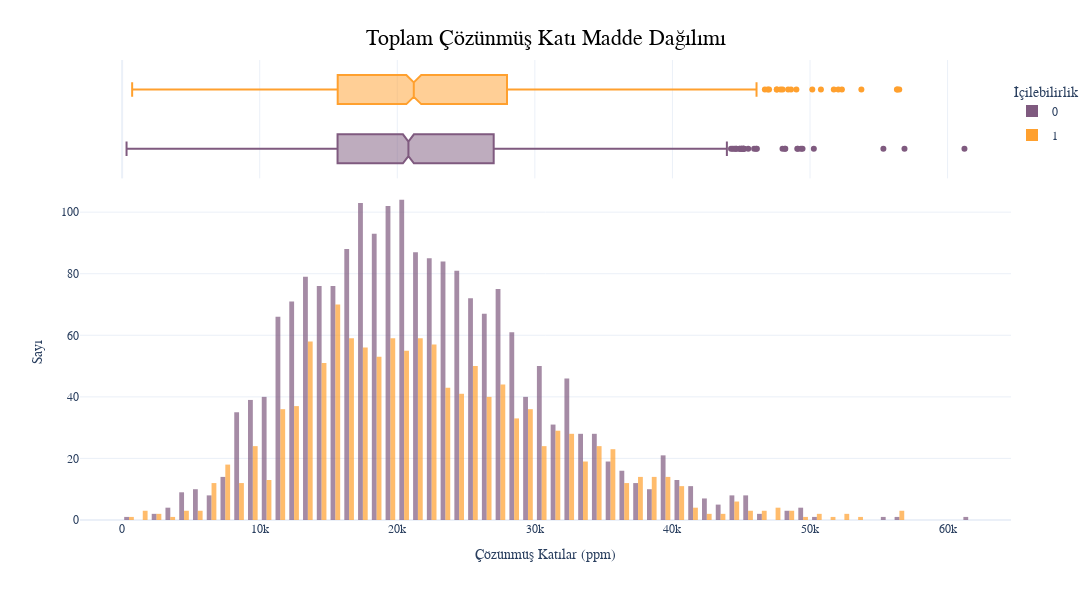

The notebook cell this image was saved under:
### Markdown cell above
**Toplam çözünmüş katı madde (solids)**, suyun içilebilirliğini etkileyen bir faktördür çünkü yüksek konsantrasyonlarda suyun tadı, kokusu ve sağlık riskleri üzerinde olumsuz etkileri olabilir.

### Code cell
fig = px.histogram(df,x='Toplam Çözünmüş Katı Madde',y=Counter(df['Toplam Çözünmüş Katı Madde']),color='İçilebilirlik',template='plotly_white',
                  marginal='box',opacity=0.7,nbins=100,color_discrete_sequence=[colors_purple[3],colors_orange[3]],
                  barmode='group',histfunc='count')

fig.update_layout(
    font_family='poppins',
    title=dict(text='Toplam Çözünmüş Katı Madde Dağılımı', x=0.5, y=0.95, font=dict(color='black', size=22)),
    xaxis_title_text='Çözünmüş Katılar (ppm)',
    yaxis_title_text='Sayı',
    legend=dict(x=1, y=0.96, bordercolor='black', borderwidth=0, tracegroupgap=5),
    bargap=0.3,
    height=600,
    width=1500
)
fig.show()

### Figure 1 — Plotly figure (JSON) as saved in the notebook; plotly's stock layout.template omitted (floating-point values rounded to 4 significant figures; data arrays with more than 128 entries replaced by an {"elided": "..."} marker saying what was removed)
{"data": [{"alignmentgroup": "True", "bingroup": "x", "histfunc": "count", "hovertemplate": "İçilebilirlik=0<br>Toplam Çözünmüş Katı Madde=%{x}<br>count=%{y}<extra></extra>", "legendgroup": "0", "marker": {"color": "#7F5A7F", "opacity": 0.7, "pattern": {"shape": ""}}, "name": "0", "nbinsx": 100, "offsetgroup": "0", "orientation": "v", "showlegend": true, "type": "histogram", "x": {"elided": "1998 float values"}, "xaxis": "x", "y": {"elided": "1998 int values"}, "yaxis": "y"}, {"alignmentgroup": "True", "hovertemplate": "İçilebilirlik=0<br>Toplam Çözünmüş Katı Madde=%{x}<extra></extra>", "legendgroup": "0", "marker": {"color": "#7F5A7F"}, "name": "0", "notched": true, "offsetgroup": "0", "showlegend": false, "type": "box", "x": {"elided": "1998 float values"}, "xaxis": "x2", "yaxis": "y2"}, {"alignmentgroup": "True", "bingroup": "x", "histfunc": "count", "hovertemplate": "İçilebilirlik=1<br>Toplam Çözünmüş Katı Madde=%{x}<br>count=%{y}<extra></extra>", "legendgroup": "1", "marker": {"color": "#FFA02E", "opacity": 0.7, "pattern": {"shape": ""}}, "name": "1", "nbinsx": 100, "offsetgroup": "1", "orientation": "v", "showlegend": true, "type": "histogram", "x": {"elided": "1278 float values"}, "xaxis": "x", "y": {"elided": "1278 int values"}, "yaxis": "y"}, {"alignmentgroup": "True", "hovertemplate": "İçilebilirlik=1<br>Toplam Çözünmüş Katı Madde=%{x}<extra></extra>", "legendgroup": "1", "marker": {"color": "#FFA02E"}, "name": "1", "notched": true, "offsetgroup": "1", "showlegend": false, "type": "box", "x": {"elided": "1278 float values"}, "xaxis": "x2", "yaxis": "y2"}], "layout": {"bargap": 0.3, "barmode": "group", "font": {"family": "poppins"}, "height": 600, "legend": {"bordercolor": "black", "borderwidth": 0, "title": {"text": "İçilebilirlik"}, "tracegroupgap": 5, "x": 1, "y": 0.96}, "margin": {"t": 60}, "title": {"font": {"color": "black", "size": 22}, "text": "Toplam Çözünmüş Katı Madde Dağılımı", "x": 0.5, "y": 0.95}, "width": 1500, "xaxis": {"anchor": "y", "domain": [0, 1], "title": {"text": "Çözünmüş Katılar (ppm)"}}, "xaxis2": {"anchor": "y2", "domain": [0, 1], "matches": "x", "showgrid": true, "showticklabels": false}, "yaxis": {"anchor": "x", "domain": [0, 0.7326], "title": {"text": "Sayı"}}, "yaxis2": {"anchor": "x2", "domain": [0.7426, 1], "matches": "y2", "showgrid": false, "showline": false, "showticklabels": false, "ticks": ""}}}
